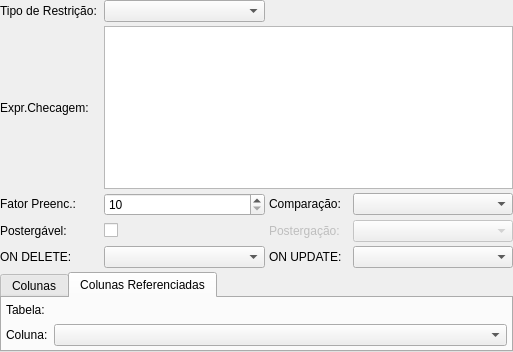
<?xml version="1.0" encoding="UTF-8"?>
<ui version="4.0">
 <class>RestricaoWidget</class>
 <widget class="QWidget" name="RestricaoWidget">
  <property name="geometry">
   <rect>
    <x>0</x>
    <y>0</y>
    <width>513</width>
    <height>352</height>
   </rect>
  </property>
  <property name="minimumSize">
   <size>
    <width>0</width>
    <height>0</height>
   </size>
  </property>
  <property name="windowTitle">
   <string>Form</string>
  </property>
  <layout class="QGridLayout" name="restricao_grid">
   <property name="margin">
    <number>0</number>
   </property>
   <property name="spacing">
    <number>4</number>
   </property>
   <item row="0" column="0">
    <widget class="QLabel" name="tipo_rest_lbl">
     <property name="sizePolicy">
      <sizepolicy hsizetype="Fixed" vsizetype="Fixed">
       <horstretch>0</horstretch>
       <verstretch>0</verstretch>
      </sizepolicy>
     </property>
     <property name="minimumSize">
      <size>
       <width>100</width>
       <height>0</height>
      </size>
     </property>
     <property name="text">
      <string>Tipo de Restrição:</string>
     </property>
    </widget>
   </item>
   <item row="0" column="1">
    <widget class="QComboBox" name="tipo_rest_cmb">
     <property name="minimumSize">
      <size>
       <width>100</width>
       <height>0</height>
      </size>
     </property>
    </widget>
   </item>
   <item row="0" column="2" colspan="2">
    <spacer name="horizontalSpacer">
     <property name="orientation">
      <enum>Qt::Horizontal</enum>
     </property>
     <property name="sizeHint" stdset="0">
      <size>
       <width>226</width>
       <height>21</height>
      </size>
     </property>
    </spacer>
   </item>
   <item row="1" column="0">
    <widget class="QLabel" name="exp_checagem_lbl">
     <property name="sizePolicy">
      <sizepolicy hsizetype="Fixed" vsizetype="Preferred">
       <horstretch>0</horstretch>
       <verstretch>0</verstretch>
      </sizepolicy>
     </property>
     <property name="minimumSize">
      <size>
       <width>100</width>
       <height>0</height>
      </size>
     </property>
     <property name="text">
      <string>Expr.Checagem:</string>
     </property>
    </widget>
   </item>
   <item row="1" column="1" colspan="3">
    <widget class="QTextEdit" name="exp_checagem_txt">
     <property name="sizePolicy">
      <sizepolicy hsizetype="Expanding" vsizetype="Expanding">
       <horstretch>0</horstretch>
       <verstretch>0</verstretch>
      </sizepolicy>
     </property>
     <property name="minimumSize">
      <size>
       <width>0</width>
       <height>50</height>
      </size>
     </property>
     <property name="maximumSize">
      <size>
       <width>16777215</width>
       <height>16777215</height>
      </size>
     </property>
     <property name="frameShadow">
      <enum>QFrame::Sunken</enum>
     </property>
     <property name="lineWidth">
      <number>1</number>
     </property>
     <property name="midLineWidth">
      <number>0</number>
     </property>
     <property name="verticalScrollBarPolicy">
      <enum>Qt::ScrollBarAsNeeded</enum>
     </property>
     <property name="horizontalScrollBarPolicy">
      <enum>Qt::ScrollBarAsNeeded</enum>
     </property>
     <property name="undoRedoEnabled">
      <bool>true</bool>
     </property>
     <property name="readOnly">
      <bool>false</bool>
     </property>
     <property name="textInteractionFlags">
      <set>Qt::TextEditorInteraction</set>
     </property>
    </widget>
   </item>
   <item row="2" column="0">
    <widget class="QLabel" name="fator_preenc_lbl">
     <property name="sizePolicy">
      <sizepolicy hsizetype="Fixed" vsizetype="Fixed">
       <horstretch>0</horstretch>
       <verstretch>0</verstretch>
      </sizepolicy>
     </property>
     <property name="minimumSize">
      <size>
       <width>100</width>
       <height>0</height>
      </size>
     </property>
     <property name="text">
      <string>Fator Preenc.:</string>
     </property>
    </widget>
   </item>
   <item row="2" column="1">
    <widget class="QSpinBox" name="fator_preenc_sb">
     <property name="sizePolicy">
      <sizepolicy hsizetype="Preferred" vsizetype="Fixed">
       <horstretch>0</horstretch>
       <verstretch>0</verstretch>
      </sizepolicy>
     </property>
     <property name="minimum">
      <number>10</number>
     </property>
     <property name="maximum">
      <number>100</number>
     </property>
    </widget>
   </item>
   <item row="2" column="2">
    <widget class="QLabel" name="tipo_comparacao_lbl">
     <property name="sizePolicy">
      <sizepolicy hsizetype="Fixed" vsizetype="Fixed">
       <horstretch>0</horstretch>
       <verstretch>0</verstretch>
      </sizepolicy>
     </property>
     <property name="minimumSize">
      <size>
       <width>80</width>
       <height>0</height>
      </size>
     </property>
     <property name="maximumSize">
      <size>
       <width>75</width>
       <height>16777215</height>
      </size>
     </property>
     <property name="text">
      <string>Comparação:</string>
     </property>
    </widget>
   </item>
   <item row="2" column="3">
    <widget class="QComboBox" name="tipo_comparacao_cmb">
     <property name="sizePolicy">
      <sizepolicy hsizetype="Preferred" vsizetype="Fixed">
       <horstretch>0</horstretch>
       <verstretch>0</verstretch>
      </sizepolicy>
     </property>
     <property name="minimumSize">
      <size>
       <width>120</width>
       <height>0</height>
      </size>
     </property>
    </widget>
   </item>
   <item row="3" column="0">
    <widget class="QLabel" name="postergavel_lbl">
     <property name="sizePolicy">
      <sizepolicy hsizetype="Fixed" vsizetype="Fixed">
       <horstretch>0</horstretch>
       <verstretch>0</verstretch>
      </sizepolicy>
     </property>
     <property name="minimumSize">
      <size>
       <width>100</width>
       <height>0</height>
      </size>
     </property>
     <property name="text">
      <string>Postergável:</string>
     </property>
    </widget>
   </item>
   <item row="3" column="1">
    <widget class="QCheckBox" name="postergavel_chk">
     <property name="sizePolicy">
      <sizepolicy hsizetype="Preferred" vsizetype="Fixed">
       <horstretch>0</horstretch>
       <verstretch>0</verstretch>
      </sizepolicy>
     </property>
     <property name="text">
      <string/>
     </property>
    </widget>
   </item>
   <item row="3" column="2">
    <widget class="QLabel" name="tipo_postergacao_lbl">
     <property name="enabled">
      <bool>false</bool>
     </property>
     <property name="sizePolicy">
      <sizepolicy hsizetype="Fixed" vsizetype="Fixed">
       <horstretch>0</horstretch>
       <verstretch>0</verstretch>
      </sizepolicy>
     </property>
     <property name="minimumSize">
      <size>
       <width>80</width>
       <height>0</height>
      </size>
     </property>
     <property name="maximumSize">
      <size>
       <width>75</width>
       <height>16777215</height>
      </size>
     </property>
     <property name="text">
      <string>Postergação:</string>
     </property>
    </widget>
   </item>
   <item row="3" column="3">
    <widget class="QComboBox" name="tipo_postergacao_cmb">
     <property name="enabled">
      <bool>false</bool>
     </property>
     <property name="sizePolicy">
      <sizepolicy hsizetype="Preferred" vsizetype="Fixed">
       <horstretch>0</horstretch>
       <verstretch>0</verstretch>
      </sizepolicy>
     </property>
     <property name="minimumSize">
      <size>
       <width>120</width>
       <height>0</height>
      </size>
     </property>
    </widget>
   </item>
   <item row="4" column="0">
    <widget class="QLabel" name="acao_delete_lbl">
     <property name="sizePolicy">
      <sizepolicy hsizetype="Fixed" vsizetype="Fixed">
       <horstretch>0</horstretch>
       <verstretch>0</verstretch>
      </sizepolicy>
     </property>
     <property name="minimumSize">
      <size>
       <width>100</width>
       <height>0</height>
      </size>
     </property>
     <property name="text">
      <string>ON DELETE:</string>
     </property>
    </widget>
   </item>
   <item row="4" column="1">
    <widget class="QComboBox" name="acao_delete_cmb">
     <property name="sizePolicy">
      <sizepolicy hsizetype="Preferred" vsizetype="Fixed">
       <horstretch>0</horstretch>
       <verstretch>0</verstretch>
      </sizepolicy>
     </property>
     <property name="minimumSize">
      <size>
       <width>120</width>
       <height>0</height>
      </size>
     </property>
    </widget>
   </item>
   <item row="4" column="2">
    <widget class="QLabel" name="acao_update_lbl">
     <property name="sizePolicy">
      <sizepolicy hsizetype="Fixed" vsizetype="Fixed">
       <horstretch>0</horstretch>
       <verstretch>0</verstretch>
      </sizepolicy>
     </property>
     <property name="minimumSize">
      <size>
       <width>75</width>
       <height>0</height>
      </size>
     </property>
     <property name="maximumSize">
      <size>
       <width>75</width>
       <height>16777215</height>
      </size>
     </property>
     <property name="text">
      <string>ON UPDATE:</string>
     </property>
    </widget>
   </item>
   <item row="4" column="3">
    <widget class="QComboBox" name="acao_update_cmb">
     <property name="sizePolicy">
      <sizepolicy hsizetype="Preferred" vsizetype="Fixed">
       <horstretch>0</horstretch>
       <verstretch>0</verstretch>
      </sizepolicy>
     </property>
     <property name="minimumSize">
      <size>
       <width>120</width>
       <height>0</height>
      </size>
     </property>
    </widget>
   </item>
   <item row="6" column="0" colspan="4">
    <widget class="QTabWidget" name="colunas_tbw">
     <property name="currentIndex">
      <number>1</number>
     </property>
     <widget class="QWidget" name="tab">
      <attribute name="title">
       <string>Colunas</string>
      </attribute>
      <layout class="QGridLayout" name="gridLayout">
       <property name="margin">
        <number>4</number>
       </property>
       <item row="0" column="0">
        <widget class="QLabel" name="coluna_lbl">
         <property name="sizePolicy">
          <sizepolicy hsizetype="Fixed" vsizetype="Preferred">
           <horstretch>0</horstretch>
           <verstretch>0</verstretch>
          </sizepolicy>
         </property>
         <property name="text">
          <string>Coluna:</string>
         </property>
        </widget>
       </item>
       <item row="0" column="1">
        <widget class="QComboBox" name="coluna_cmb">
         <property name="sizePolicy">
          <sizepolicy hsizetype="Expanding" vsizetype="Fixed">
           <horstretch>0</horstretch>
           <verstretch>0</verstretch>
          </sizepolicy>
         </property>
         <property name="minimumSize">
          <size>
           <width>180</width>
           <height>0</height>
          </size>
         </property>
        </widget>
       </item>
      </layout>
     </widget>
     <widget class="QWidget" name="tab_2">
      <attribute name="title">
       <string>Colunas Referenciadas</string>
      </attribute>
      <layout class="QGridLayout" name="gridLayout_2">
       <property name="margin">
        <number>4</number>
       </property>
       <item row="0" column="0" colspan="2">
        <widget class="QLabel" name="tab_ref_lbl">
         <property name="sizePolicy">
          <sizepolicy hsizetype="Fixed" vsizetype="Preferred">
           <horstretch>0</horstretch>
           <verstretch>0</verstretch>
          </sizepolicy>
         </property>
         <property name="text">
          <string>Tabela:</string>
         </property>
        </widget>
       </item>
       <item row="2" column="0">
        <widget class="QLabel" name="coluna_ref_lbl">
         <property name="sizePolicy">
          <sizepolicy hsizetype="Fixed" vsizetype="Preferred">
           <horstretch>0</horstretch>
           <verstretch>0</verstretch>
          </sizepolicy>
         </property>
         <property name="minimumSize">
          <size>
           <width>0</width>
           <height>0</height>
          </size>
         </property>
         <property name="text">
          <string>Coluna:</string>
         </property>
        </widget>
       </item>
       <item row="2" column="1">
        <widget class="QComboBox" name="coluna_ref_cmb">
         <property name="sizePolicy">
          <sizepolicy hsizetype="Expanding" vsizetype="Fixed">
           <horstretch>0</horstretch>
           <verstretch>0</verstretch>
          </sizepolicy>
         </property>
         <property name="minimumSize">
          <size>
           <width>0</width>
           <height>0</height>
          </size>
         </property>
         <property name="maximumSize">
          <size>
           <width>16777215</width>
           <height>16777215</height>
          </size>
         </property>
        </widget>
       </item>
      </layout>
     </widget>
    </widget>
   </item>
  </layout>
 </widget>
 <resources/>
 <connections/>
</ui>
